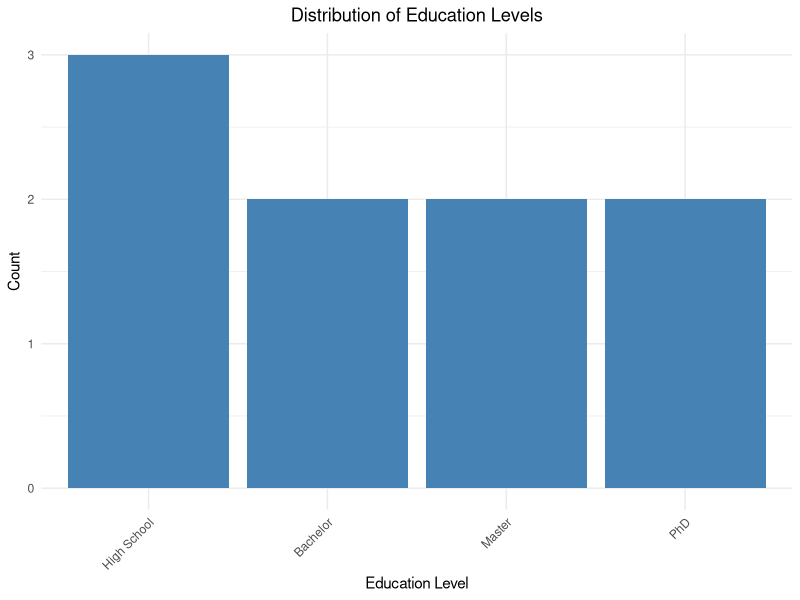

Source code (R):
library(ggplot2)
library(dplyr)

# 创建数据框 d_nhsub
d_nhsub <- data.frame(
  Education = c("High School", "Bachelor", "Master", "High School", "PhD", "Bachelor", "PhD", "Master", "High School") # nolint: line_length_linter.
)

# 计算每个教育类别的计数，并计算比例
d_edu <- d_nhsub |>
  count(Education) |>
  mutate(pct = n / sum(n)) |>
  mutate(Education = factor(Education, levels = c("High School", "Bachelor", "Master", "PhD")))  # 重新排序因子水平 # nolint: line_length_linter.

# 使用 ggplot2 绘制柱状图，增加标题和标签
print(ggplot(d_edu, aes(x = Education, y = n)) +
  geom_col(fill = "steelblue") +  # 添加颜色
  labs(
    title = "Distribution of Education Levels",
    x = "Education Level",
    y = "Count"
  ) +
  theme_minimal() +  # 使用简约主题
  theme(
    axis.text.x = element_text(angle = 45, vjust = 1, hjust = 1),
    plot.title = element_text(hjust = 0.5)  # 居中标题
  ))
